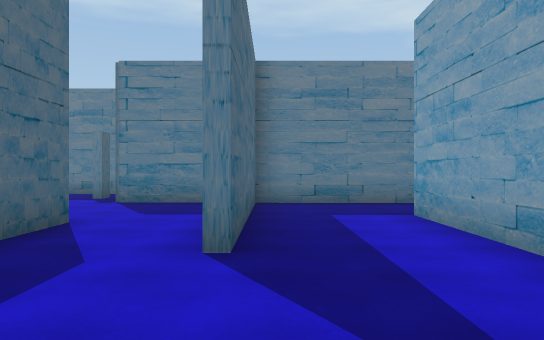
[1] (above)

24 first-person views from a walk through a Unity game level. The camera is 1.5 m above the floor, looks level and sees 70° across. The floor is counted in squares, 2 m on a side. Each view is taken from the middle of a square. On the plan, view 1 faces up. The plan holds only what a view shows up to about 12 squares ahead; the rest is blank. The player is left out.

[2]
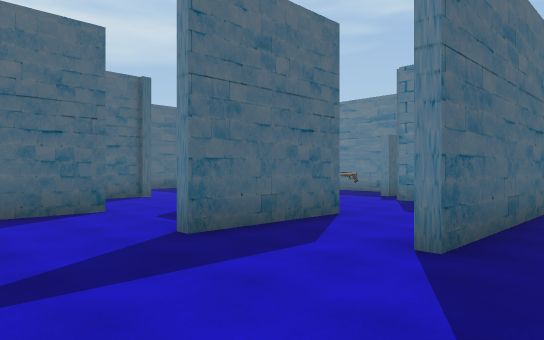

[3]
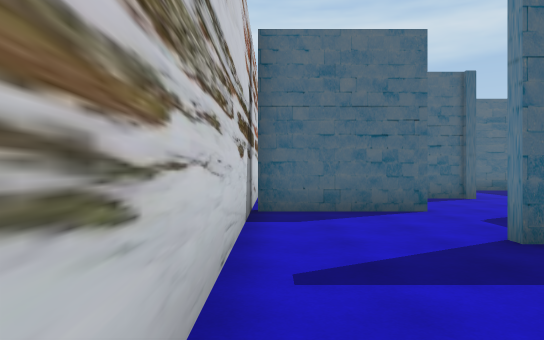

[4]
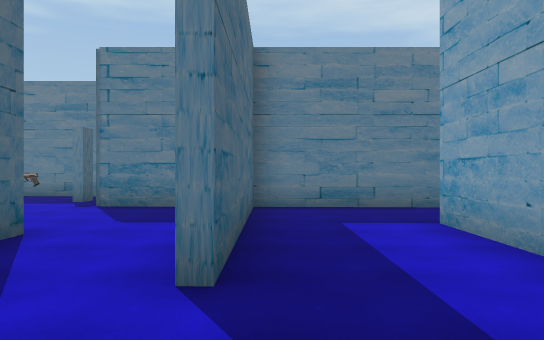

[5]
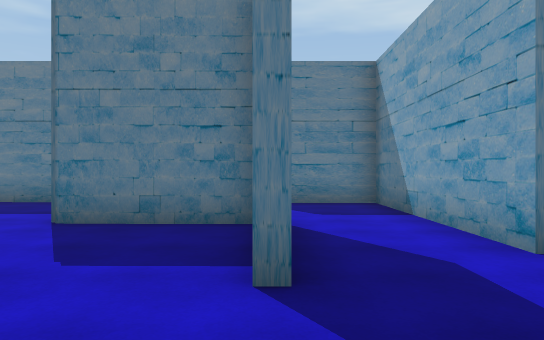

[6]
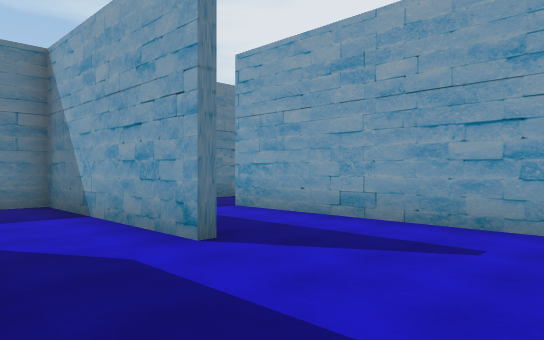

[7]
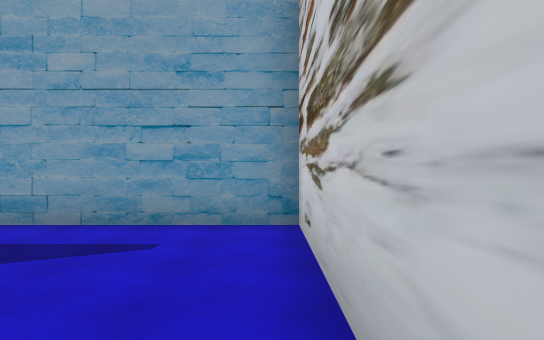

[8]
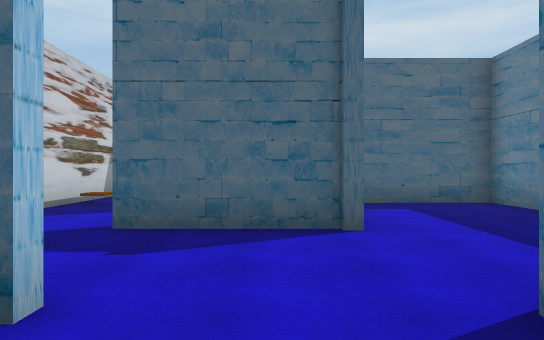

[9]
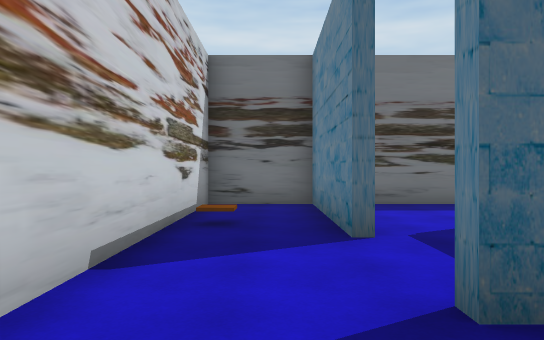

[10]
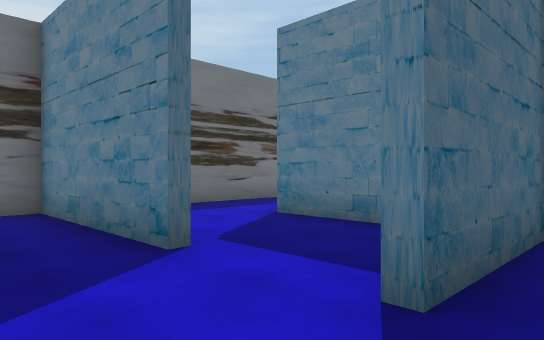

[11]
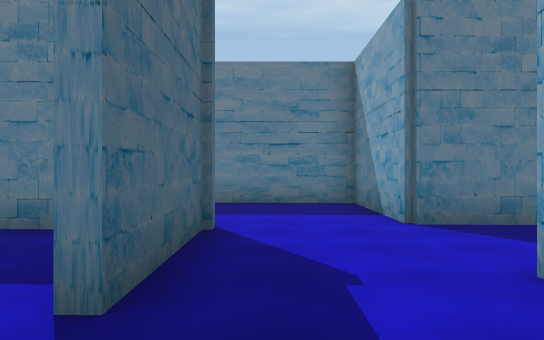

[12]
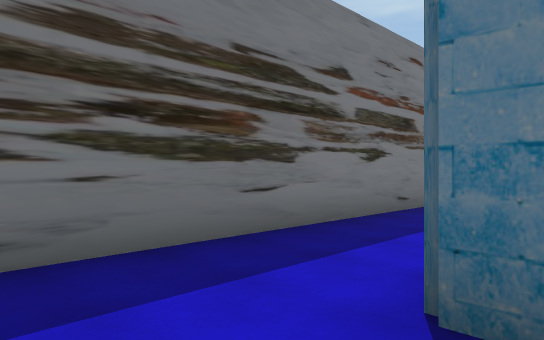

[13]
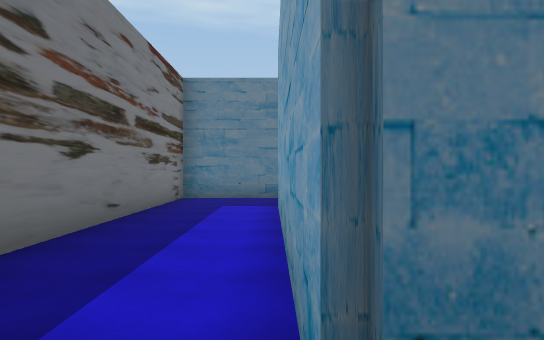

[14]
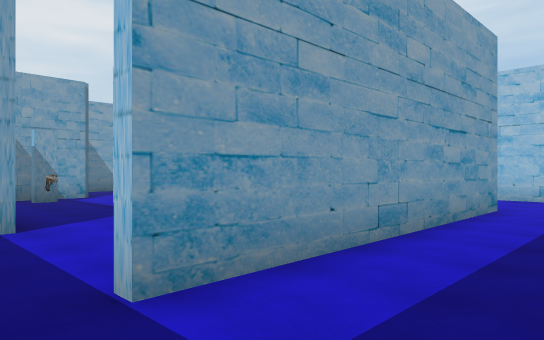

[15]
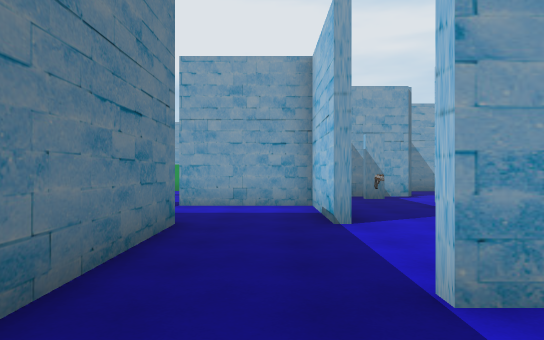

[16]
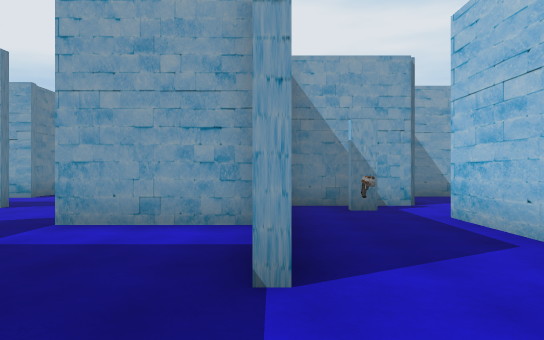

[17]
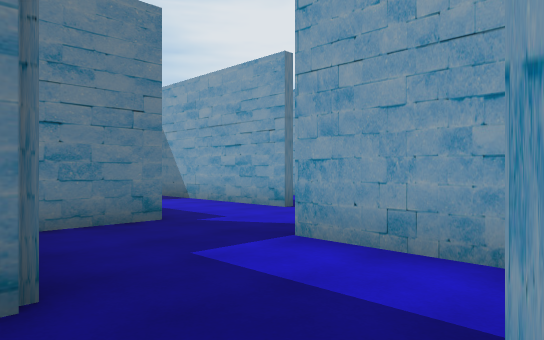

[18]
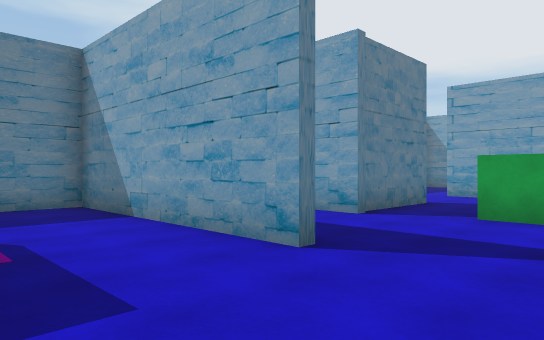

[19]
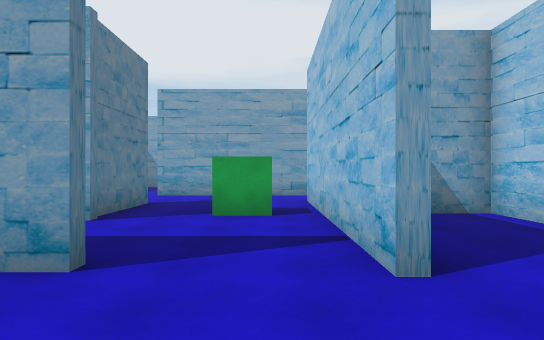

[20]
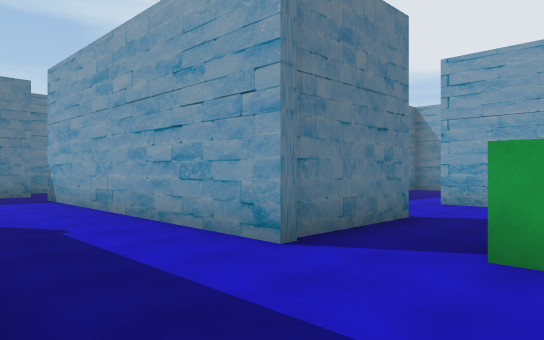

[21]
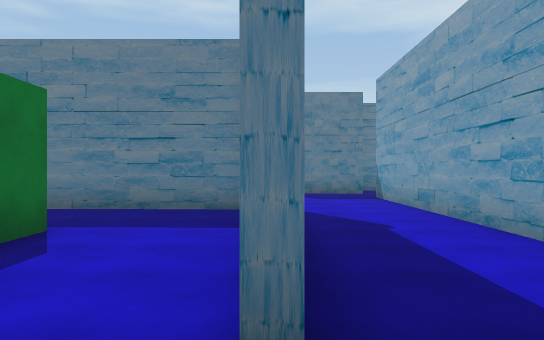

[22]
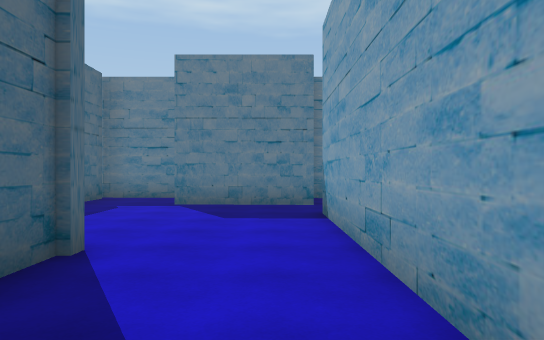

[23]
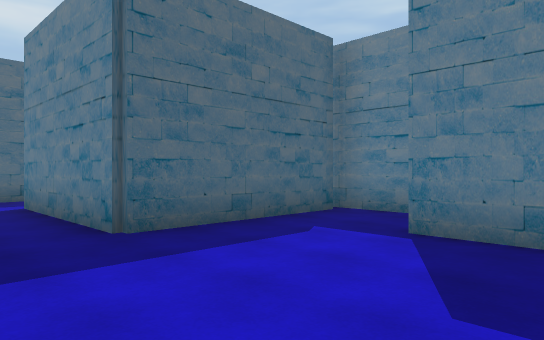

[24]
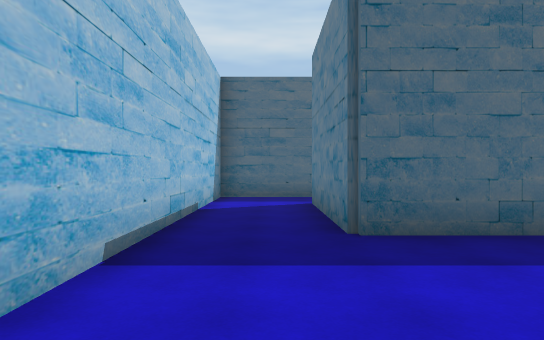

### Floor plan
Ten units are one square. View 1 is at (0, 0); x grows to the right and y downward. Boxes are objects, and circles mark ways between rooms. Rooms are numbered by the first view taken in them; rooms with no view inside come last. Other rooms are left out.
<svg viewBox="-159 -309 199 318">
<path fill="none" stroke="#000" d="M-6 -35 -6 -55M-29 -55 -29 -25M-32 -54 -61 -54M-59 -29 -59 4 24 4 24 -65M25 -89 -4 -89 -4 -35M-94 4 -62 4M-106 -49 -129 -49M-131 -21 -121 -21M-129 -49 -129 -120M-124 -144 -154 -144 -154 -31M-95 -120 -86 -120M-80 -91 -58 -91M-94 -144 -124 -144M-48 -119 -70 -119M-36 -89 -36 -116M-86 -120 -76 -120M-66 -121 -66 -150M-70 -175 -88 -175M-41 -174 -41 -204M-67 -208 -67 -199M20 -189 -11 -189 -11 -268M-42 -151 28 -151M-10 -284 -41 -284M-64 -286 -64 -259 -105 -259M-124 -264 -124 -236 -39 -236 -39 -226M-110 -89 -126 -89 -126 -60M-61 -54 -61 -89 -94 -89M-112 -20 -154 -20 -154 4 -94 4M-6 -55 -6 -89 -36 -89M-15 -120 -1 -120 -1 -132M-89 -52 -89 -20M-45 -304 -68 -304M-64 -300 -64 -286"/>
<rect x="-65" y="-115" width="10" height="10" fill="#bbb"><title>gun</title></rect>
<rect x="-5" y="-175" width="10" height="20" fill="#bbb"><title>green cube</title></rect>
<circle cx="-15" cy="-45" r="3" fill="#2a7"/>
<circle cx="-60" cy="-35" r="3" fill="#2a7"/>
<circle cx="-90" cy="-5" r="3" fill="#2a7"/>
<circle cx="-75" cy="-20" r="3" fill="#2a7"/>
<circle cx="-125" cy="-35" r="3" fill="#2a7"/>
<circle cx="-105" cy="-20" r="3" fill="#2a7"/>
<circle cx="-130" cy="-130" r="3" fill="#2a7"/>
<circle cx="-90" cy="-130" r="3" fill="#2a7"/>
<circle cx="-45" cy="-90" r="3" fill="#2a7"/>
<circle cx="-75" cy="-145" r="3" fill="#2a7"/>
<circle cx="-40" cy="-165" r="3" fill="#2a7"/>
<circle cx="-50" cy="-150" r="3" fill="#2a7"/>
<circle cx="-50" cy="-280" r="3" fill="#2a7"/>
<circle cx="-75" cy="-50" r="3" fill="#2a7"/>
<text x="-10" y="-30">1</text>
<text x="-80" y="-10">2</text>
<text x="-120" y="-40">3</text>
<text x="-140" y="-80">4</text>
<text x="-90" y="-110">5</text>
<text x="-80" y="-140">6</text>
<text x="-60" y="-180">7</text>
<text x="-30" y="-210">8</text>
<text x="-100" y="-70">9</text>
<text x="-120" y="-10">10</text>
<text x="-30" y="-70">11</text>
<text x="-30" y="-140">12</text>
<text x="-80" y="-40">13</text>
<text x="-50" y="-290">14</text>
</svg>
Room 1 opens to room 11. Room 1 opens to room 13. Room 2 opens to room 10. Room 2 opens to room 13. Room 3 opens to room 4. Room 3 opens to room 10. Room 4 opens to room 5. Room 5 opens to room 6. Room 5 opens to room 11. Room 6 opens to room 7. Room 7 opens to room 8. Room 7 opens to room 12. Room 8 opens to room 14. Room 9 opens to room 13.

Where each view was taken, in squares from view 1:
view 1: 0 up, 0 right, facing up
view 2: 0 up, 1 right, facing up-left
view 3: 0 up, 1 right, facing left
view 4: 1 up, 0 right, facing up
view 5: 0 up, 3 left, facing up
view 6: 0 up, 3 left, facing up-right
view 7: 0 up, 3 left, facing right
view 8: 4 up, 4 left, facing left
view 9: 1 up, 7 left, facing left
view 10: 0 up, 8 left, facing up-left
view 11: 0 up, 8 left, facing up
view 12: 3 up, 12 left, facing up-left
view 13: 4 up, 13 left, facing up
view 14: 13 up, 15 left, facing down-right
view 15: 13 up, 15 left, facing right
view 16: 12 up, 12 left, facing right
view 17: 12 up, 10 left, facing up-right
view 18: 15 up, 7 left, facing up-right
view 19: 16 up, 7 left, facing right
view 20: 16 up, 4 left, facing up-right
view 21: 16 up, 4 left, facing up
view 22: 20 up, 2 left, facing up
view 23: 24 up, 2 left, facing up-left
view 24: 25 up, 2 left, facing left
